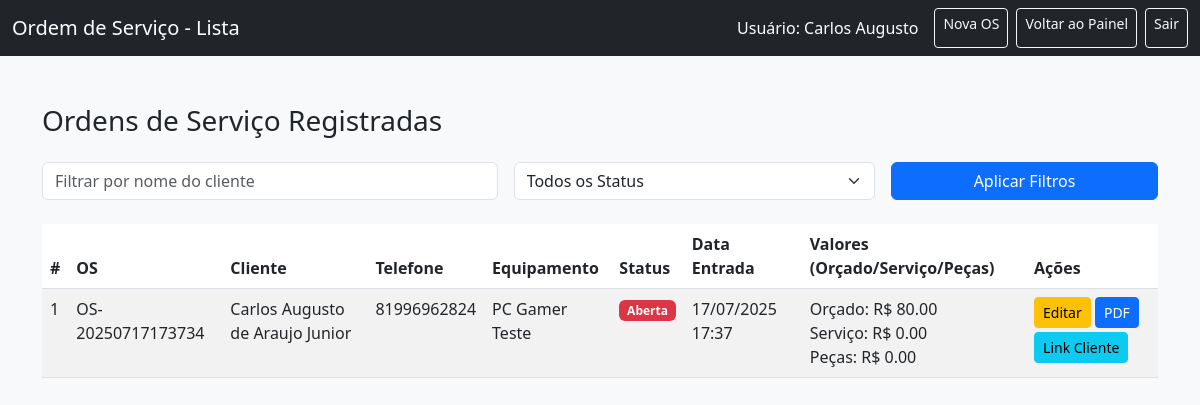
/listar_os (signed in), run on the app's committed database.
### tables this page shows
CREATE TABLE ordens_servico (
            id INTEGER PRIMARY KEY AUTOINCREMENT,
            codigo_os TEXT NOT NULL UNIQUE,
            id_cliente INTEGER NOT NULL,
            cliente TEXT NOT NULL,
            telefone TEXT,
            equipamento TEXT NOT NULL,
            numero_serie TEXT NOT NULL,
            itens_internos TEXT NOT NULL,
            defeito TEXT NOT NULL,
            solucao TEXT DEFAULT '',
            status TEXT DEFAULT 'Aberta',
            data_entrada TEXT NOT NULL,
            responsavel TEXT NOT NULL,
            valor_orcamento REAL DEFAULT 0.0,
            valor_servico_executado REAL DEFAULT 0.0,
            pecas_adicionadas TEXT DEFAULT '',
            valor_pecas REAL DEFAULT 0.0,
            nome_aprovacao_cliente TEXT DEFAULT '',
            data_aprovacao_cliente TEXT DEFAULT '',
            FOREIGN KEY (id_cliente) REFERENCES clientes(id)
        );

CREATE TABLE clientes (
            id INTEGER PRIMARY KEY AUTOINCREMENT,
            nome TEXT NOT NULL,
            cpf TEXT NOT NULL UNIQUE,
            telefone TEXT
        );

### app.py (the view)
@app.route('/listar_os')
def listar_os():
    if 'usuario_id' not in session or session['permissao'] == 'cliente':
        flash('Você não tem permissão para acessar esta página.', 'danger')
        return redirect(url_for('login'))
    filtro_cliente_nome = request.args.get('cliente', '').strip() # Filtra por nome do cliente
    filtro_status = request.args.get('status', '').strip()
    conn = sqlite3.connect(DB)
    c = conn.cursor()
    query = """
        SELECT
            os.id, os.codigo_os, c.nome, c.telefone, os.equipamento, os.numero_serie, os.itens_internos,
            os.defeito, os.solucao, os.status, os.data_entrada, os.responsavel, os.valor_orcamento,
            os.valor_servico_executado, os.pecas_adicionadas, os.valor_pecas,
            os.nome_aprovacao_cliente, os.data_aprovacao_cliente
        FROM ordens_servico os
        JOIN clientes c ON os.id_cliente = c.id
    """
    params = []
    condicoes = []
    if filtro_cliente_nome:
        condicoes.append("c.nome LIKE ?")
        params.append(f"%{filtro_cliente_nome}%")
    if filtro_status:
        condicoes.append("os.status = ?")
        params.append(filtro_status)
    if condicoes:
        query += " WHERE " + " AND ".join(condicoes)
    query += " ORDER BY os.id DESC"
    c.execute(query, params)
    ordens = c.fetchall()
    conn.close()
    return render_template('listar_os.html', ordens=ordens, usuario=session['usuario_nome'], filtro_cliente=filtro_cliente_nome, filtro_status=filtro_status)

### templates/listar_os.html (shortened to what this page needs)
<!DOCTYPE html>
<html lang="pt-br">
<head>
  <link href="https://cdn.jsdelivr.net/npm/bootstrap@5.3.0/dist/css/bootstrap.min.css" rel="stylesheet">
</head>
<body class="bg-light">
<nav class="navbar navbar-dark bg-dark">
  <div class="container-fluid">
    <span class="navbar-brand">Ordem de Serviço - Lista</span>
    <div class="d-flex">
      <span class="navbar-text text-white me-3">Usuário: {{ usuario }}</span>
      <a href="{{ url_for('nova_os') }}" class="btn btn-outline-light btn-sm me-2">Nova OS</a>
      <a href="{{ url_for('dashboard') }}" class="btn btn-outline-light btn-sm me-2">Voltar ao Painel</a>
      <a href="{{ url_for('logout') }}" class="btn btn-outline-light btn-sm">Sair</a>
    </div>
  </div>
</nav>
<div class="container py-5">
  <h3 class="mb-4">Ordens de Serviço Registradas</h3>
  <form method="GET" action="{{ url_for('listar_os') }}" class="mb-4">
    <div class="row g-3">
      <div class="col-md-5">
        <input type="text" class="form-control" id="cliente_filtro" name="cliente" placeholder="Filtrar por nome do cliente" value="{{ filtro_cliente or '' }}">
      </div>
      <div class="col-md-4">
        <select class="form-select" id="status_filtro" name="status">
          <option value="">Todos os Status</option>
        </select>
      </div>
      <div class="col-md-3">
        <button type="submit" class="btn btn-primary w-100">Aplicar Filtros</button>
      </div>
    </div>
  </form>
  <table class="table table-striped table-hover">
    <thead>
      <tr>
        <th>#</th>
        <th>OS</th>
        <th>Cliente</th>
        <th>Telefone</th>
        <th>Equipamento</th>
        <th>Status</th>
        <th>Data Entrada</th>
        <th>Valores (Orçado/Serviço/Peças)</th>
        <th>Ações</th>
      </tr>
    </thead>
    <tbody>
      {% for os in ordens %}
      <tr>
        <td>{{ os[0] }}</td>
        <td>{{ os[1] }}</td>
        <td>{{ os[2] }}</td>
        <td>{{ os[3] or 'N/A' }}</td>
        <td>{{ os[4] }}</td>
        <td>
          {% if os[9] == 'Aberta' %}
            <span class="badge bg-danger">{{ os[9] }}</span>
          {% elif os[9] == 'Em Análise' %}
            <span class="badge bg-warning text-dark">{{ os[9] }}</span>
          {% elif os[9] == 'Finalizada' %}
            <span class="badge bg-success">{{ os[9] }}</span>
          {% else %}
            <span class="badge bg-secondary">{{ os[9] }}</span>
          {% endif %}
        </td>
        <td>{{ os[10] }}</td>
        <td>
            Orçado: R$ {{ "%.2f"|format(os[12] or 0.0) }}<br>
            Serviço: R$ {{ "%.2f"|format(os[13] or 0.0) }}<br>
            Peças: R$ {{ "%.2f"|format(os[15] or 0.0) }}
        </td>
        <td>
          <a href="{{ url_for('editar_os', id=os[0]) }}" class="btn btn-sm btn-warning mb-1">Editar</a>
          <a href="{{ url_for('ver_pdf_os', codigo_os=os[1]) }}" class="btn btn-sm btn-primary mb-1" target="_blank">PDF</a>
          <a href="{{ url_for('visualizar_os_publica', codigo_os=os[1]) }}" class="btn btn-sm btn-info" target="_blank" title="Link público para o cliente">Link Cliente</a>
        </td>
      </tr>
      {% endfor %}
    </tbody>
  </table>
</div>
</body>
</html>

### data on the page
ordens_servico: id "1", codigo_os "OS-20250717173734", nome "Carlos Augusto de Araujo Junior", telefone "81996962824", equipamento "PC Gamer Teste", status "Aberta", data_entrada "17/07/2025 17:37", valor_orcamento "80.00", valor_servico_executado "0.00", valor_pecas "0.00"

### other printed values
{{ usuario }} "Carlos Augusto"
